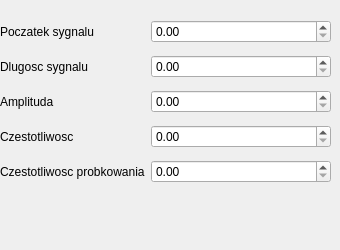
     <widget class="QWidget" name="sinusJedno">
      <widget class="QWidget" name="formLayoutWidget_7">
       <property name="geometry">
        <rect>
         <x>0</x>
         <y>20</y>
         <width>331</width>
         <height>221</height>
        </rect>
       </property>
       <layout class="QFormLayout" name="sinusJednoLayout">
        <property name="verticalSpacing">
         <number>12</number>
        </property>
        <item row="0" column="0">
         <widget class="QLabel" name="poczatekSygnaluLabel_4">
          <property name="text">
           <string>Poczatek sygnalu</string>
          </property>
         </widget>
        </item>
        <item row="0" column="1">
         <widget class="QDoubleSpinBox" name="poczatekSygnaluDoubleSpinBox_4">
          <property name="maximum">
           <double>100000.000000000000000</double>
          </property>
         </widget>
        </item>
        <item row="1" column="0">
         <widget class="QLabel" name="dlugoscSygnaluLabel_4">
          <property name="text">
           <string>Dlugosc sygnalu</string>
          </property>
         </widget>
        </item>
        <item row="1" column="1">
         <widget class="QDoubleSpinBox" name="dlugoscSygnaluDoubleSpinBox_4">
          <property name="maximum">
           <double>100000.000000000000000</double>
          </property>
         </widget>
        </item>
        <item row="2" column="0">
         <widget class="QLabel" name="amplitudaLabel_4">
          <property name="text">
           <string>Amplituda</string>
          </property>
         </widget>
        </item>
        <item row="2" column="1">
         <widget class="QDoubleSpinBox" name="amplitudaDoubleSpinBox_4">
          <property name="maximum">
           <double>100000.000000000000000</double>
          </property>
         </widget>
        </item>
        <item row="3" column="0">
         <widget class="QLabel" name="czestotliwoscLabel_4">
          <property name="text">
           <string>Czestotliwosc</string>
          </property>
         </widget>
        </item>
        <item row="3" column="1">
         <widget class="QDoubleSpinBox" name="czestotliwoscDoubleSpinBox_4">
          <property name="maximum">
           <double>100000.000000000000000</double>
          </property>
         </widget>
        </item>
        <item row="4" column="0">
         <widget class="QLabel" name="czestotliwoscProbkowaniaLabel_4">
          <property name="text">
           <string>Czestotliwosc probkowania</string>
          </property>
         </widget>
        </item>
        <item row="4" column="1">
         <widget class="QDoubleSpinBox" name="czestotliwoscProbkowaniaDoubleSpinBox_4">
          <property name="maximum">
           <double>100000.000000000000000</double>
          </property>
         </widget>
        </item>
       </layout>
      </widget>
     </widget>
